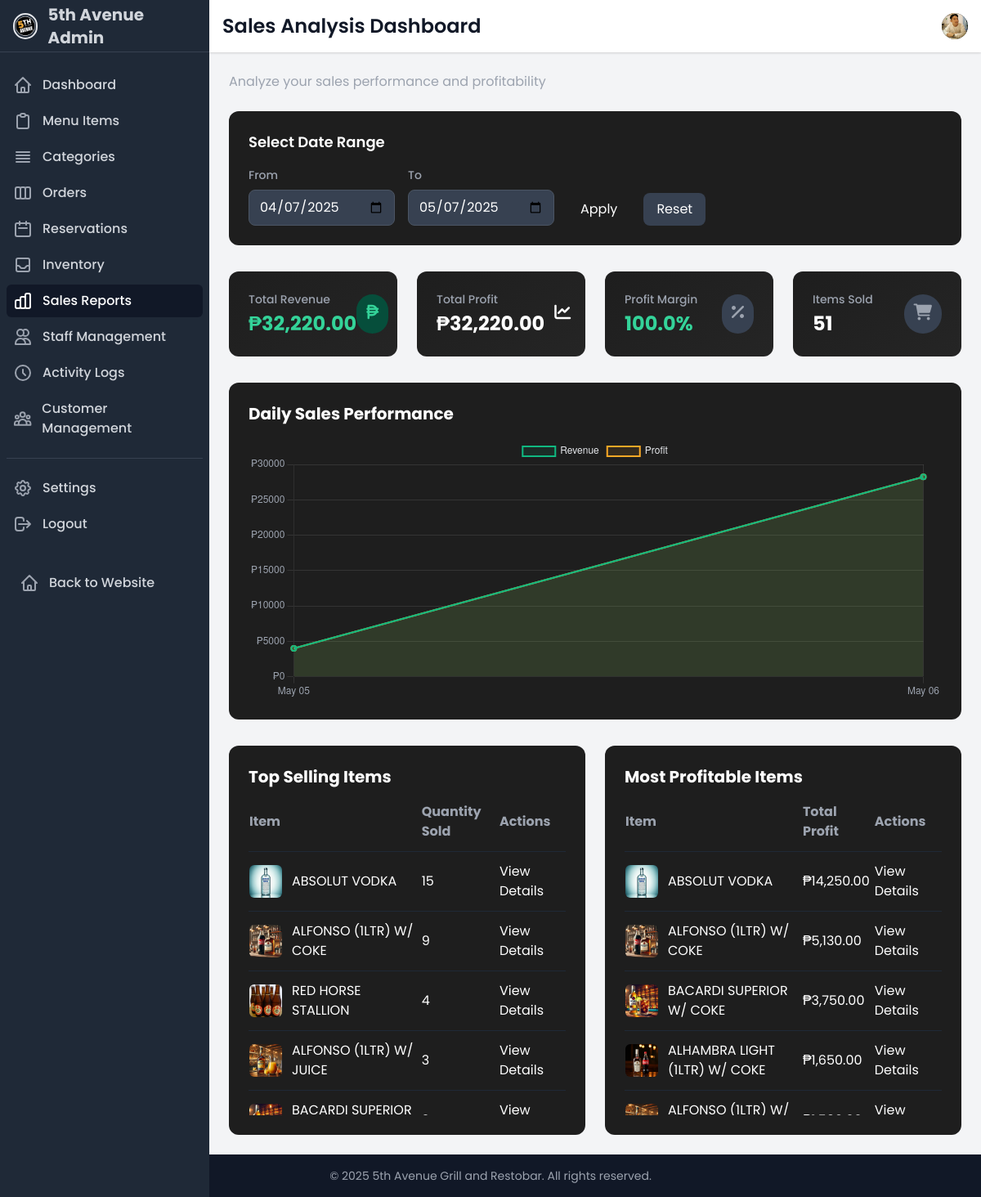
Page /dashboard/sales/ (signed in) on the earlier database version.
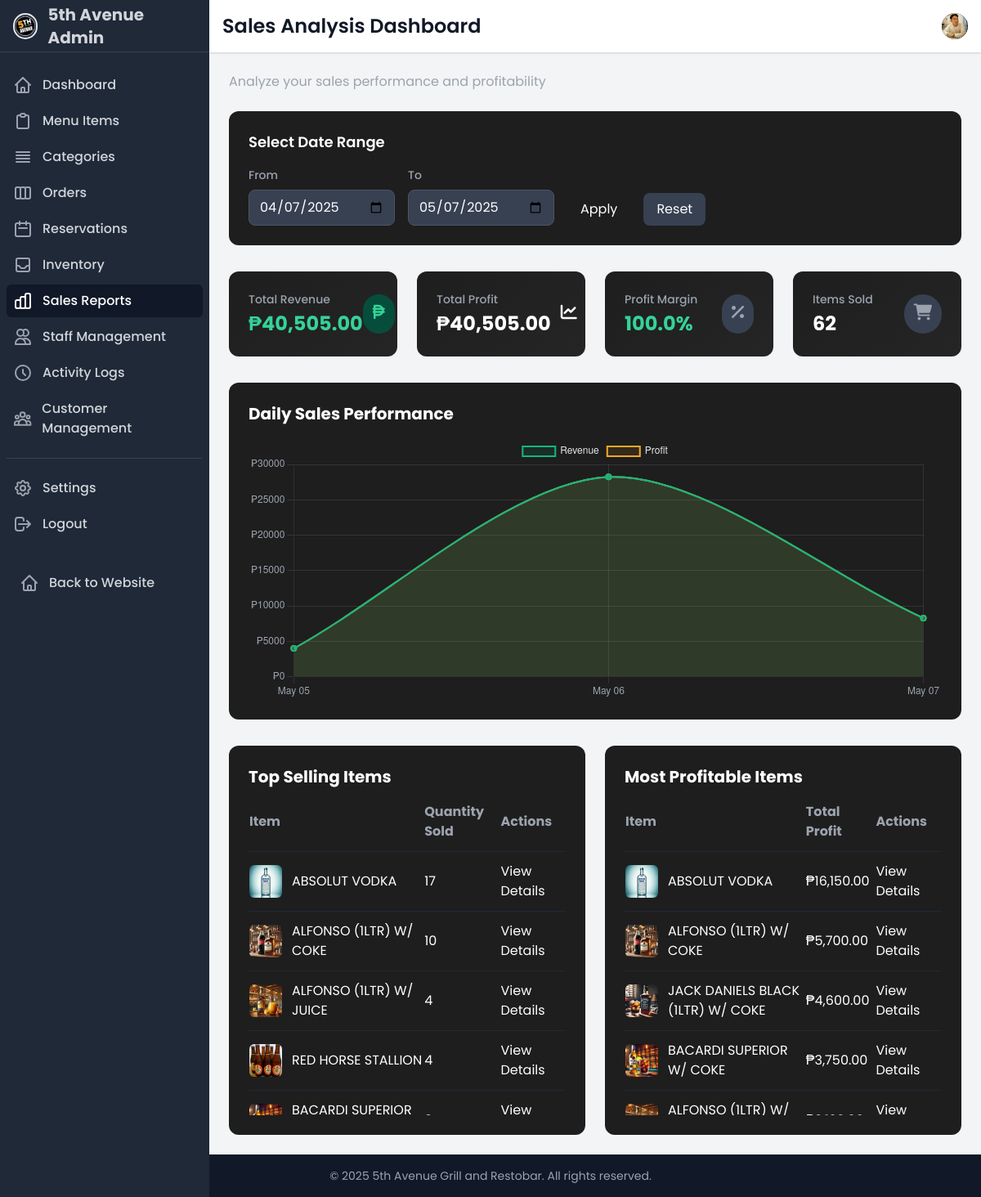
Same page on the later database version.
### ecommerce/models.py (models this page shows, shortened)
class MenuItem(models.Model):
    category = models.ForeignKey(Category, on_delete=models.SET_NULL, related_name='menu_items', null=True, blank=True)
    name = models.CharField(max_length=100)
    description = models.TextField()
    price = models.DecimalField(max_digits=10, decimal_places=2)
    image = models.ImageField(upload_to='menu_items/')
    is_available = models.BooleanField(default=True)
    is_featured = models.BooleanField(default=False)
    is_vegetarian = models.BooleanField(default=False)
    spice_level = models.PositiveSmallIntegerField(
        validators=[MinValueValidator(0), MaxValueValidator(5)],
        default=0
    )
    current_stock = models.PositiveIntegerField(default=0)
    stock_alert_threshold = models.PositiveIntegerField(default=10)
    cost_price = models.DecimalField(max_digits=10, decimal_places=2, default=0)
    created_at = models.DateTimeField(auto_now_add=True)
    updated_at = models.DateTimeField(auto_now=True)
    class Meta:
        ordering = ['category', 'name']

### ecommerce/inventory.py (the view)
# urls.py: path('dashboard/sales/', sales_dashboard, name='sales_dashboard'),
@login_required
def sales_dashboard(request):
    today = timezone.now().date()
    date_from = request.GET.get('date_from', (today - timedelta(days=30)).isoformat())
    date_to = request.GET.get('date_to', today.isoformat())
    sales_summaries = SalesSummary.objects.filter(
        date__gte=date_from,
        date__lte=date_to
    ).select_related('menu_item')
    total_revenue = sales_summaries.aggregate(Sum('revenue'))['revenue__sum'] or 0
    total_cost = sales_summaries.aggregate(Sum('cost'))['cost__sum'] or 0
    total_profit = sales_summaries.aggregate(Sum('profit'))['profit__sum'] or 0
    total_items_sold = sales_summaries.aggregate(Sum('quantity_sold'))['quantity_sold__sum'] or 0
    profit_margin = (total_profit / total_revenue * 100) if total_revenue > 0 else 0
    top_items = MenuItem.objects.annotate(
        total_sold=Sum('sales_summaries__quantity_sold', filter=Q(
            sales_summaries__date__gte=date_from,
            sales_summaries__date__lte=date_to
        ))
    ).filter(total_sold__gt=0).order_by('-total_sold')[:10]
    most_profitable = MenuItem.objects.annotate(
        total_profit=Sum('sales_summaries__profit', filter=Q(
            sales_summaries__date__gte=date_from,
            sales_summaries__date__lte=date_to
        ))
    ).filter(total_profit__gt=0).order_by('-total_profit')[:10]
    daily_sales = SalesSummary.objects.filter(
        date__gte=date_from,
        date__lte=date_to
    ).values('date').annotate(
        daily_revenue=Sum('revenue'),
        daily_profit=Sum('profit')
    ).order_by('date')
    context = {
        'date_from': date_from,
        'date_to': date_to,
        'total_revenue': total_revenue,
        'total_cost': total_cost,
        'total_profit': total_profit,
        'profit_margin': profit_margin,
        'total_items_sold': total_items_sold,
        'top_items': top_items,
        'most_profitable': most_profitable,
        'daily_sales': daily_sales,
        'active_section': 'sales'
    }
    return render(request, 'accounts/sales_dashboard.html', context)

### ecommerce/context_processors.py (called while the page is built, shortened)
def cart_processor(request):
    return {
        'cart_count': get_cart_count(request)
    }

def cashier_notification_processor(request):
    if not request.user.is_authenticated or not hasattr(request.user, 'staff_profile') or request.user.staff_profile.role != 'CASHIER':
        return {}

def customer_notification_processor(request):
    notifications = []
    return {
        'customer_notifications': notifications,
        'customer_notification_count': len(notifications)
    }

### ecommerce/templatetags/custom_filters.py (called while the page is built)
@register.filter
def currency(value):
    try:
        return f"₱{float(value):,.2f}"
    except (ValueError, TypeError):
        return value

### ecommerce/views.py (called while the page is built)
def get_cart_count(request):
    if request.user.is_authenticated:
        try:
            cart = Cart.objects.get(user=request.user)
            return sum(item.quantity for item in cart.cart_items.all())
        except Cart.DoesNotExist:
            return 0
    else:
        cart = request.session.get('cart', {})
        return sum(cart.values())

### templates/accounts/sales_dashboard.html (shortened to what the changed rows need)
{% extends 'accounts/dashboard_base.html' %}
{% load math_filters %}
{% load custom_filters %}
{% block page_title %}Sales Analysis Dashboard{% endblock page_title %}
{% block content %}
<div class="space-y-8">
    <div class="grid grid-cols-1 md:grid-cols-2 lg:grid-cols-4 gap-6">
        <div class="stat-card p-6 rounded-lg">
            <div class="flex items-center justify-between">
                <div>
                    <h3 class="text-gray-400 text-sm font-medium">Total Revenue</h3>
                    <p class="text-2xl font-bold mt-1 text-green-400">{{ total_revenue|currency }}</p>
                </div>
            </div>
        </div>
        <div class="stat-card p-6 rounded-lg">
            <div class="flex items-center justify-between">
                <div>
                    <h3 class="text-gray-400 text-sm font-medium">Total Profit</h3>
                    <p class="text-2xl font-bold mt-1 text-food-gold">{{ total_profit|currency }}</p>
                </div>
            </div>
        </div>
        <div class="stat-card p-6 rounded-lg">
            <div class="flex items-center justify-between">
                <div>
                    <h3 class="text-gray-400 text-sm font-medium">Items Sold</h3>
                    <p class="text-2xl font-bold mt-1">{{ total_items_sold }}</p>
                </div>
            </div>
        </div>
    </div>
    <div class="card p-6">
        <h2 class="text-xl font-bold mb-4">Daily Sales Performance</h2>
        <div class="h-80">
            <canvas id="salesChart"></canvas>
        </div>
    </div>
    <div class="grid grid-cols-1 md:grid-cols-2 gap-6">
        <div class="card p-6">
            <h2 class="text-xl font-bold mb-4">Top Selling Items</h2>
            <div class="overflow-y-auto max-h-96">
                <table class="w-full">
                    <thead>
                        <tr class="text-left text-gray-400 border-b border-gray-800">
                            <th class="pb-3">Item</th>
                            <th class="pb-3">Quantity Sold</th>
                            <th class="pb-3">Actions</th>
                        </tr>
                    </thead>
                    <tbody>
                        {% for item in top_items %}
                        <tr class="border-b border-gray-800">
                            <td class="py-3">
                                <div class="flex items-center">
                                    {% if item.image %}
                                    <img src="{{ item.image.url }}" alt="{{ item.name }}" class="w-10 h-10 rounded-md object-cover mr-3">
                                    {% else %}
                                    <div class="w-10 h-10 rounded-md bg-gray-700 mr-3 flex items-center justify-center">
                                        <i class="fas fa-utensils text-gray-500"></i>
                                    </div>
                                    {% endif %}
                                    <span>{{ item.name }}</span>
                                </div>
                            </td>
                            <td class="py-3">{{ item.total_sold }}</td>
                            <td class="py-3">
                                <a href="{% url 'item_sales_history' item.id %}" class="text-food-gold hover:text-food-gold-light">
                                    View Details
                                </a>
                            </td>
                        </tr>
                        {% empty %}
                        <tr>
                            <td colspan="3" class="py-4 text-center text-gray-500">No data available</td>
                        </tr>
                        {% endfor %}
                    </tbody>
                </table>
            </div>
        </div>
        <div class="card p-6">
            <h2 class="text-xl font-bold mb-4">Most Profitable Items</h2>
            <div class="overflow-y-auto max-h-96">
                <table class="w-full">
                    <thead>
                        <tr class="text-left text-gray-400 border-b border-gray-800">
                            <th class="pb-3">Item</th>
                            <th class="pb-3">Total Profit</th>
                            <th class="pb-3">Actions</th>
                        </tr>
                    </thead>
                    <tbody>
                        {% for item in most_profitable %}
                        <tr class="border-b border-gray-800">
                            <td class="py-3">
                                <div class="flex items-center">
                                    {% if item.image %}
                                    <img src="{{ item.image.url }}" alt="{{ item.name }}" class="w-10 h-10 rounded-md object-cover mr-3">
                                    {% else %}
                                    <div class="w-10 h-10 rounded-md bg-gray-700 mr-3 flex items-center justify-center">
                                        <i class="fas fa-utensils text-gray-500"></i>
                                    </div>
                                    {% endif %}
                                    <span>{{ item.name }}</span>
                                </div>
                            </td>
                            <td class="py-3">{{ item.total_profit|currency }}</td>
                            <td class="py-3">
                                <a href="{% url 'item_sales_history' item.id %}" class="text-food-gold hover:text-food-gold-light">
                                    View Details
                                </a>
                            </td>
                        </tr>
                        {% empty %}
                        <tr>
                            <td colspan="3" class="py-4 text-center text-gray-500">No data available</td>
                        </tr>
                        {% endfor %}
                    </tbody>
                </table>
            </div>
        </div>
    </div>
</div>
{% endblock content %}

Differences in the rows shown:
no longer on this page (row unchanged): MenuItem: image (picture), name "ALHAMBRA LIGHT (1LTR) W/ COKE", total_profit "₱1,650.00", shown under "Most Profitable Items"
changed MenuItem "ABSOLUT VODKA": total_sold "15" → "17"; total_profit "₱14,250.00" → "₱16,150.00"
changed MenuItem "ALFONSO (1LTR) W/ COKE": total_sold "9" → "10"; total_profit "₱5,130.00" → "₱5,700.00"
changed MenuItem "ALFONSO (1LTR) W/ JUICE": total_sold "3" → "4"; moves up the list
now on this page (row edited): MenuItem: image (picture), name "JACK DANIELS BLACK (1LTR) W/ COKE", total_profit "₱4,600.00", shown under "Most Profitable Items"
Other differences:
{{ total_revenue|currency }}: "₱32,220.00" → "₱40,505.00"
{{ total_profit|currency }}: "₱32,220.00" → "₱40,505.00"
{{ total_items_sold }}: "51" → "62"
chart data {{ day.daily_revenue|floatformat:2 }}: 3990.00, 28230.00 → 3990.00, 28230.00, 8285.00
chart data {{ day.daily_profit|floatformat:2 }}: 3990.00, 28230.00 → 3990.00, 28230.00, 8285.00
